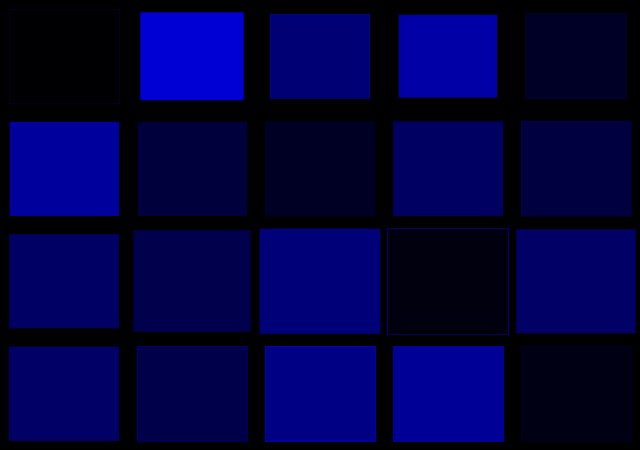
Frame 1 (no input)
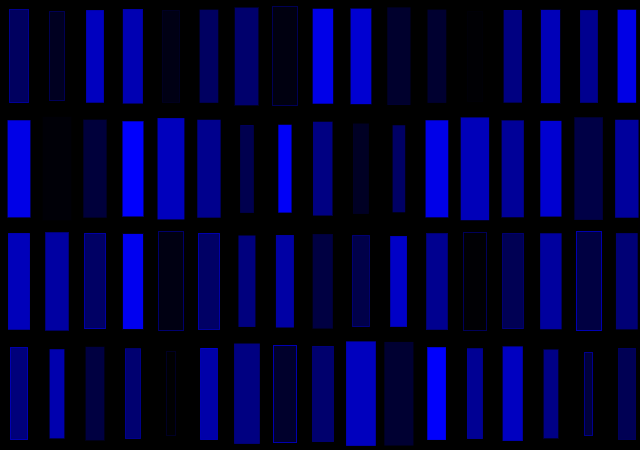
Frame 60 (the mouse pressed at the canvas centre just before this capture)
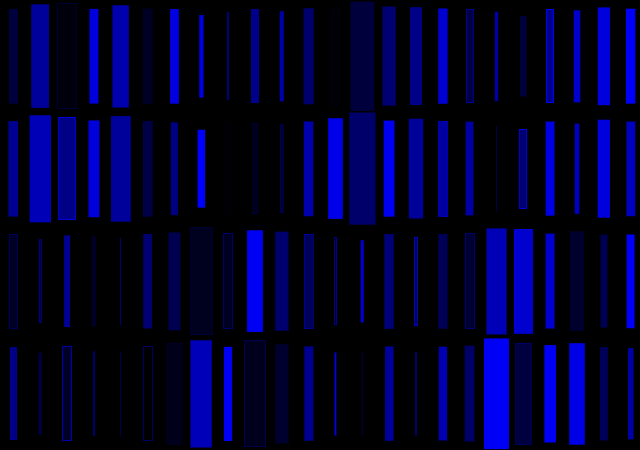
Frame 120 (the mouse held since frame 60 and released just before this capture)

The Processing sketch that drew these frames (run headless with seeded random() and noise(); from frame 60 on, the mouse is pressed at the canvas centre):

// Processing sketch: processing_29220
// ── processing_29220.pde

    //import processing.opengl.*;




int index;
float w,h;
float rx, ry;
int nx=11, ny=4;
float cols, rows;
float alphas;

void setup(){
  
 size(640,450); 
 smooth(); 
 w= width;
 h = height;
 
 for(int x= 0; x<nx; x++) {
        alphas = random(11); 
 }
 rows= ny;
 ry= h/rows;
}




void draw(){
  background(0);
  cols= (sin(index*0.009+(sin(index*0.0001)*21.0))*1.945+0.5)*(nx-1);
  rx= w/cols;
  
  for(int x=0;x<cols;x++)  {
    for(int y= 0; y<rows; y++) {
    float c= sin((index+(x*rows)+y)*cos(index*11.0012f)*(sin(index*11.09906f)*0.9f))*0.5f+0.5f;
                        float g= c*(sin(index*0.002f+(float(x)/nx*2*PI))*cos(index*0.019f+(float(y)/ny*2*PI)))*12.0f+9.0f;
  alphas =x*nx+y+ c;
  
  fill(c,c,random(255));
  stroke(0,0,random(255),random(255));
  rect(x*rx+g, y*ry+g, rx-(g*2), ry-(g*2));
  
  }
  }
  index++;
}
